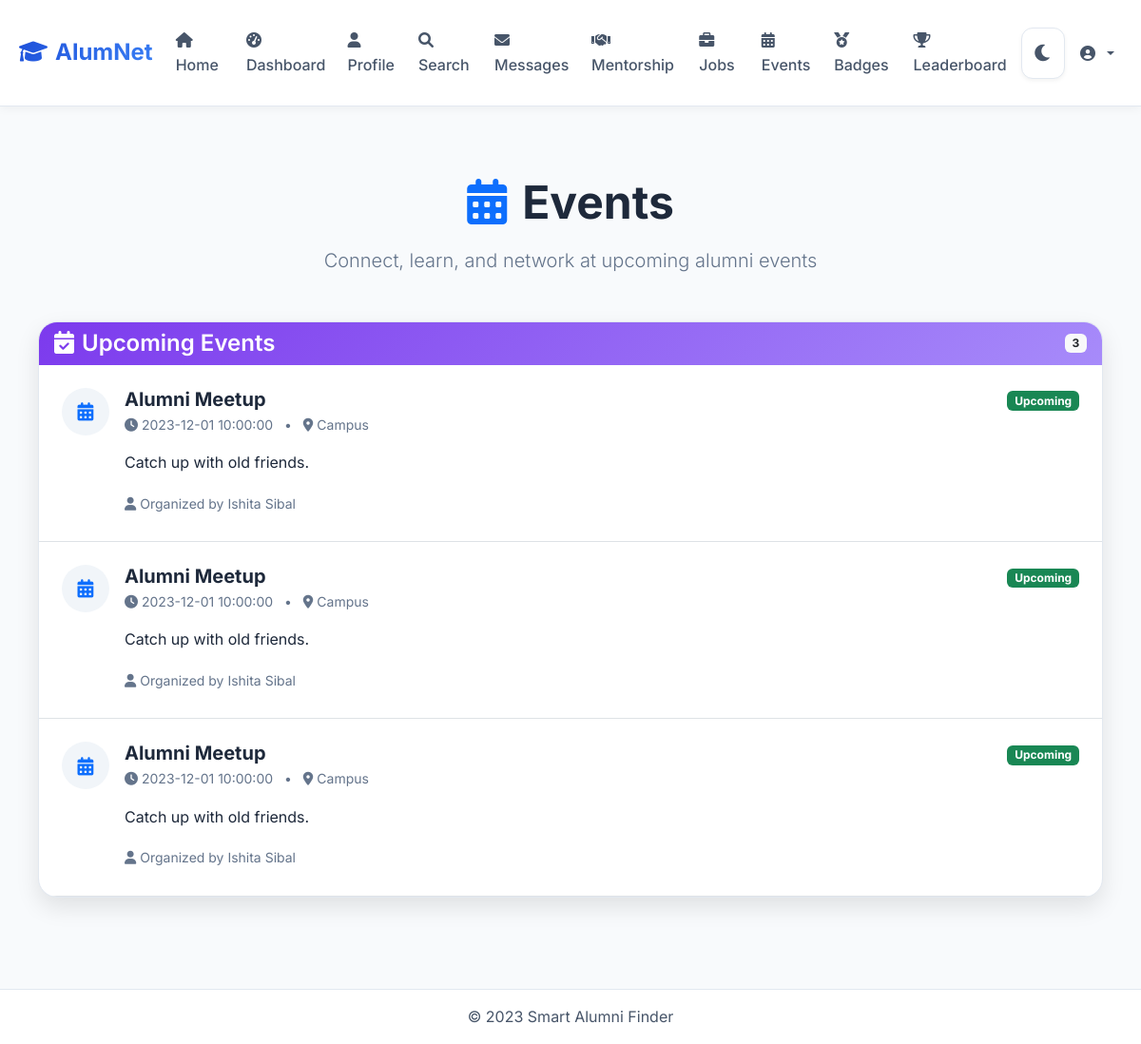
Page /events (signed in) on the committed database.
### models.py (models this page shows, shortened)
class Event(db.Model):
    id = db.Column(db.Integer, primary_key=True)
    user_id = db.Column(db.Integer, db.ForeignKey('user.id'), nullable=False)
    title = db.Column(db.String(200), nullable=False)
    description = db.Column(db.Text, nullable=False)
    date = db.Column(db.DateTime, nullable=False)
    location = db.Column(db.String(200), nullable=True)
    created_at = db.Column(db.DateTime, default=datetime.utcnow)
    user = db.relationship('User', backref=db.backref('events', lazy=True))
    rsvps = db.relationship('RSVP', backref='event', lazy=True)

class User(db.Model):
    id = db.Column(db.Integer, primary_key=True)
    username = db.Column(db.String(80), unique=True, nullable=False)
    email = db.Column(db.String(120), unique=True, nullable=False)
    password = db.Column(db.String(120), nullable=False)
    role = db.Column(db.String(20), nullable=False)  # student, alumni, faculty
    alumni_id = db.Column(db.String(20), unique=True, nullable=True)  # For alumni
    faculty_id = db.Column(db.String(20), unique=True, nullable=True)  # For faculty
    batch_year = db.Column(db.Integer, nullable=True)
    skills = db.Column(db.Text, nullable=True)  # comma-separated
    created_at = db.Column(db.DateTime, default=datetime.utcnow)

### app.py (the view, shortened to what this page needs)
@app.route('/events', methods=['GET', 'POST'])
def events():
    if 'user_id' not in session:
        return redirect(url_for('login'))
    user = User.query.get(session['user_id'])
    events_list = Event.query.order_by(Event.date).all()
    return render_template('events.html', events=events_list, user=user)

### templates/events.html (shortened to what this page needs)
{% extends "base.html" %}
{% block content %}
<div class="events-section py-5">
    <div class="container">
        <div class="text-center mb-5">
            <h1 class="display-5 fw-bold mb-3">
                <i class="fas fa-calendar-alt me-3 text-primary"></i>Events
            </h1>
            <p class="lead text-muted">Connect, learn, and network at upcoming alumni events</p>
        </div>
        <div class="row">
            <div class="{% if user.role != 'student' %}col-lg-7{% else %}col-12{% endif %}">
                <div class="card shadow-lg rounded-xl">
                    <div class="card-header bg-gradient-accent text-white d-flex justify-content-between align-items-center">
                        <h4 class="mb-0">
                            <i class="fas fa-calendar-check me-2"></i>Upcoming Events
                        </h4>
                        <span class="badge bg-light text-dark">{{ events|length if events else 0 }}</span>
                    </div>
                    <div class="card-body p-0">
                        {% if events %}
                        <div class="events-list">
                            {% for event in events %}
                            <div class="event-item p-4 border-bottom">
                                <div class="d-flex align-items-start">
                                    <div class="event-icon me-3">
                                        <i class="fas fa-calendar-alt text-primary"></i>
                                    </div>
                                    <div class="flex-grow-1">
                                        <div class="d-flex justify-content-between align-items-start mb-2">
                                            <div>
                                                <h5 class="mb-1 fw-bold">{{ event.title }}</h5>
                                                <div class="event-meta text-muted small mb-2">
                                                    <i class="fas fa-clock me-1"></i>{{ event.date }}
                                                    <span class="mx-2">•</span>
                                                    {% if event.location %}
                                                    <i class="fas fa-map-marker-alt me-1"></i>{{ event.location }}
                                                    {% else %}
                                                    <i class="fas fa-globe me-1"></i>Online Event
                                                    {% endif %}
                                                </div>
                                            </div>
                                            <div class="event-status">
                                                <span class="badge bg-success">Upcoming</span>
                                            </div>
                                        </div>
                                        <p class="event-description mb-3">{{ event.description | truncate(200) }}</p>
                                        <div class="d-flex justify-content-between align-items-center">
                                            <div class="event-organizer">
                                                <small class="text-muted">
                                                    <i class="fas fa-user me-1"></i>Organized by {{ event.user.username }}
                                                </small>
                                            </div>
                                        </div>
                                    </div>
                                </div>
                            </div>
                            {% endfor %}
                        </div>
                        {% else %}
                        <div class="text-center py-5">
                            <i class="fas fa-calendar-times fa-4x text-muted mb-3"></i>
                            <h5 class="text-muted">No Upcoming Events</h5>
                            <p class="text-muted mb-0">Stay tuned for exciting alumni events or create one yourself!</p>
                        </div>
                        {% endif %}
                    </div>
                </div>
            </div>
        </div>
    </div>
</div>
{% endblock %}

### static/css/style.css (style rules this page uses)
:root { --primary-light: #1d4ed8; --primary-dark: #3b82f6; --accent-light: #7c3aed; --accent-dark: #a78bfa; --success-light: #059669; --success-dark: #10b981; --error-light: #dc2626; --error-dark: #ef4444; --background: #f8fafc; --surface: #ffffff; --surface-hover: #f1f5f9; --text-primary: #1e293b; --text-secondary: #475569; --text-muted: #64748b; --border: #e2e8f0; --border-hover: #cbd5e1; --shadow: rgba(0, 0, 0, 0.05); --shadow-hover: rgba(0, 0, 0, 0.1); --gradient-primary: linear-gradient(135deg, #1d4ed8, #3b82f6); --gradient-accent: linear-gradient(135deg, #7c3aed, #a78bfa); }
* { box-sizing: border-box; }
body { background: var(--background); color: var(--text-primary); font-family: 'Inter', -apple-system, BlinkMacSystemFont, 'Segoe UI', Roboto, sans-serif; line-height: 1.6; margin: 0; min-height: 100vh; transition: background-color 0.3s ease, color 0.3s ease; }
.container { max-width: 1200px; margin: 0 auto; padding: 0 24px; }
h1, h2, h3, h4, h5, h6 { font-weight: 600; line-height: 1.2; margin: 0 0 16px 0; }
h1 { font-size: 2.25rem; }
p { margin: 0 0 16px 0; }
.card { background: var(--surface); border: 1px solid var(--border); border-radius: 16px; box-shadow: 0 4px 6px var(--shadow); transition: all 0.3s ease; margin-bottom: 24px; overflow: hidden; }
.card-body { padding: 24px; }
.row { display: flex; flex-wrap: wrap; margin: 0 -12px; }
@media (max-width: 1200px) { .container { max-width: 100%; padding: 0 20px; } }
.text-center { text-align: center; }
.text-muted { color: var(--text-muted) !important; }
.mb-3 { margin-bottom: 16px; }
.d-flex { display: flex; }
.align-items-center { align-items: center; }
.shadow-lg { box-shadow: 0 10px 25px var(--shadow-hover) !important; }
.bg-gradient-accent { background: var(--gradient-accent) !important; }
.rounded-xl { border-radius: 20px !important; }
.card-text, .message-content, .job-description, .event-description, .post-content { color: var(--text-primary) !important; }
h5.fw-bold, .job-title, .event-title { color: var(--text-primary) !important; }

### templates/events.html (style rules this page uses)
.events-section { min-height: 80vh; }
.card-header { border-bottom: none; border-radius: 16px 16px 0 0 !important; }
.events-list { max-height: 600px; overflow-y: auto; }
.event-item { transition: background-color 0.2s ease; }
.event-icon { width: 50px; height: 50px; border-radius: 50%; background: var(--surface-hover); display: flex; align-items: center; justify-content: center; font-size: 1.2rem; color: var(--text-primary); }
.event-description { color: var(--text-primary); line-height: 1.5; }

### rows in the picture
Event: title "Alumni Meetup", date "2023-12-01 10:00:00", location "Campus", description "Catch up with old friends.", user.username "Ishita Sibal"
Event: title "Alumni Meetup", date "2023-12-01 10:00:00", location "Campus", description "Catch up with old friends.", user.username "Ishita Sibal"
Event: title "Alumni Meetup", date "2023-12-01 10:00:00", location "Campus", description "Catch up with old friends.", user.username "Ishita Sibal"

### other values in the picture
{{ events|length if events else 0 }} "3"
